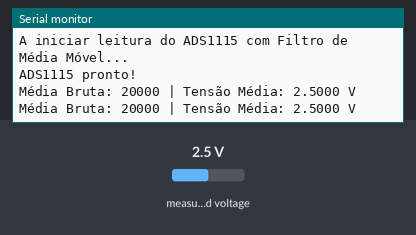
Bench run of a program on a simulated ESP32. Shown: the last lines printed to the serial monitor. Inputs (shaded band) come from the test bench; at power-on: measured voltage 2.5 V.

Above: at 1.2 s.
1.3 s: measured voltage set to 0.1 V
At 1.9 s:
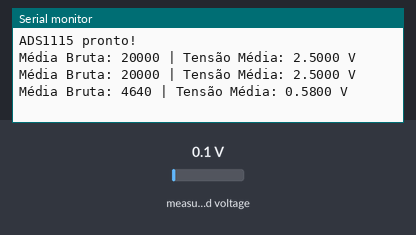
2.8 s: measured voltage set to 1.2 V
At 2.8 s:
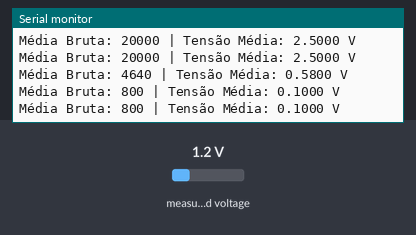
Timing chart, 0 to 5.8 s (numbered marks = the images above; inputs shaded):
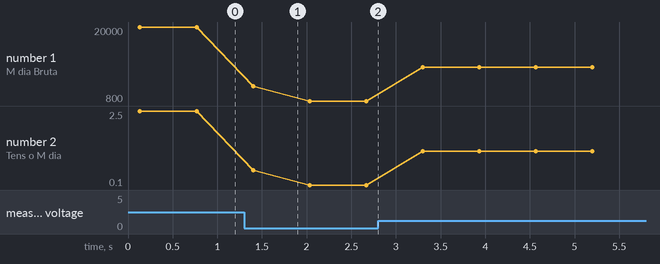

The program:

main.cpp
```cpp
#include <Arduino.h>
#include <Wire.h>
#include <Adafruit_ADS1X15.h>

Adafruit_ADS1115 ads;

void setup() {
  Serial.begin(115200);
  while (!Serial);

  Serial.println("A iniciar leitura do ADS1115 com Filtro de Média Móvel...");

  // Inicializa o ADS1115 no endereço 0x48
  if (!ads.begin(0x48)) {
    Serial.println("Falha ao encontrar o ADS1115. Verifique as ligações!");
    while (1);
  }

  // Configura o ganho para aceitar de 0V até 4.096V (ideal para alimentação de 3.3V)
  ads.setGain(GAIN_ONE);

  Serial.println("ADS1115 pronto!");
}

void loop() {
  long soma = 0;
  int amostras = 10; // Número de leituras para tirar a média

  // Recolhe várias amostras rápidas para suavizar o ruído
  for (int i = 0; i < amostras; i++) {
    soma += ads.readADC_SingleEnded(0);
    delay(5); // Pequena pausa entre as amostras
  }

  // Calcula a média aritmética
  int16_t adc0 = soma / amostras;

  // Converte a leitura média do ADC para Volts
  float volts0 = ads.computeVolts(adc0);

  Serial.print("Média Bruta: "); Serial.print(adc0);
  Serial.print(" | Tensão Média: "); Serial.print(volts0, 4); Serial.println(" V");

  delay(500);
}
```

Measured:
- after the input at 1.3 s, the serial monitor: prints a new line after 0.10 s (image 1)
- plotted number 1: 20000 → 800 after the input at 1.3 s, 800 → 9600 after the input at 2.8 s
- plotted number 2: 2.5 → 0.1 after the input at 1.3 s, 0.1 → 1.2 after the input at 2.8 s
